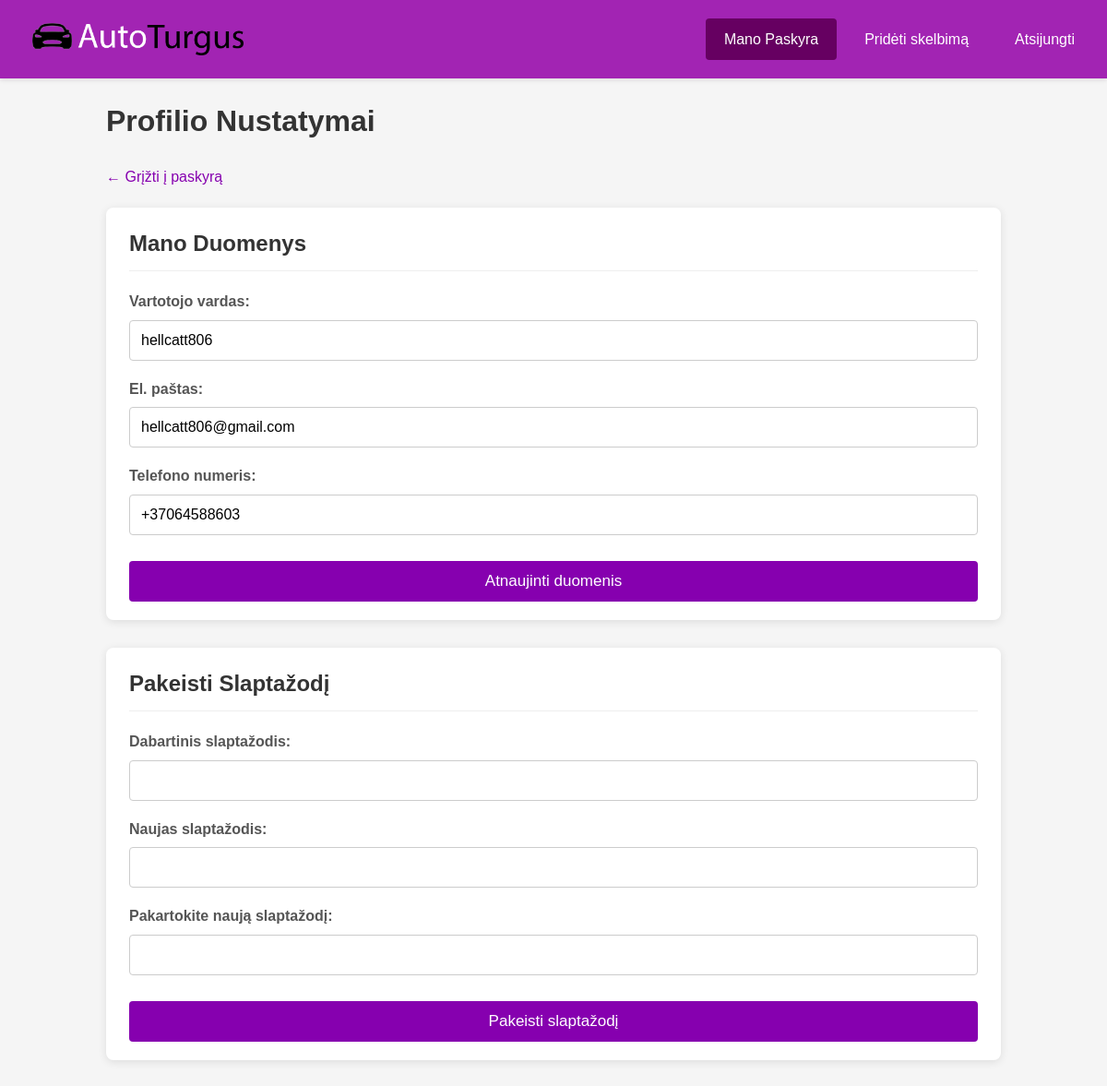
Screenshot of /pages/paskyra/profilis.php (signed in) with the database file from the repository.
### tables this page shows
CREATE TABLE `users` (
  `id` int(11) NOT NULL,
  `username` varchar(50) NOT NULL,
  `password` varchar(255) NOT NULL,
  `email` varchar(100) NOT NULL,
  `phone` varchar(20) NOT NULL,
  `created_at` timestamp NOT NULL DEFAULT current_timestamp()
);

### pages/paskyra/profilis.php (the view, shortened to what this page needs)
<?php
require_once '../../phpScript/config.php';
$user_id = $_SESSION['user_id'];
$stmt_user_data = $conn->prepare("SELECT username, email, phone FROM users WHERE id = ?");
$stmt_user_data->bind_param('i', $user_id);
$stmt_user_data->execute();
$result_user_data = $stmt_user_data->get_result();
$current_user_data = $result_user_data->fetch_assoc();
?>
<!DOCTYPE html>
<html lang="lt">
<head>
    <link rel="stylesheet" href="../../css/main.css">
    <link rel="stylesheet" href="../../css/paskyra.css">
    <link rel="stylesheet" href="../../css/register.css">
</head>
<body>
    <div class="user-menu">
        <div class="left">
            <a href="../../index.php"><img id="logo" src="../../img/logo.png" alt="logo"></a>
        </div>
        <div class="right">
            <a href="dashboard.php" class="active">Mano Paskyra</a>
            <a href="../naujas_skelbimas.php">Pridėti skelbimą</a>
            <a href="../../phpScript/logout.php" class="logout-btn">Atsijungti</a>
        </div>
    </div>
    <div class="container">
        <h1>Profilio Nustatymai</h1>
        <a href="dashboard.php" class="back-link" style="margin-bottom: 20px; display: inline-block;">&larr; Grįžti į paskyrą</a>
        <?php if (isset($current_user_data)): ?>
            <div class="profile-section">
                <h2>Mano Duomenys</h2>
                <form method="post" action="profilis.php">
                    <div class="form-group">
                        <label for="username_profile">Vartotojo vardas:</label>
                        <input type="text" id="username_profile" name="username" value="<?= htmlspecialchars($current_user_data['username'] ?? '') ?>" required minlength="3">
                    </div>
                    <div class="form-group">
                        <label for="email_profile">El. paštas:</label>
                        <input type="email" id="email_profile" name="email" value="<?= htmlspecialchars($current_user_data['email'] ?? '') ?>" required>
                    </div>
                    <div class="form-group">
                        <label for="phone_profile">Telefono numeris:</label>
                        <input type="tel" id="phone_profile" name="phone" value="<?= htmlspecialchars($current_user_data['phone'] ?? '') ?>" required placeholder="+370xxxxxxxx">
                    </div>
                    <button type="submit" name="update_profile_data" class="auth-btn">Atnaujinti duomenis</button>
                </form>
            </div>
            <div class="profile-section">
                <h2>Pakeisti Slaptažodį</h2>
                <form method="post" action="profilis.php">
                    <div class="form-group">
                        <label for="current_password">Dabartinis slaptažodis:</label>
                        <input type="password" id="current_password" name="current_password" required>
                    </div>
                    <div class="form-group">
                        <label for="new_password">Naujas slaptažodis:</label>
                        <input type="password" id="new_password" name="new_password" required minlength="8">
                    </div>
                    <div class="form-group">
                        <label for="confirm_new_password">Pakartokite naują slaptažodį:</label>
                        <input type="password" id="confirm_new_password" name="confirm_new_password" required minlength="8">
                    </div>
                    <button type="submit" name="update_password" class="auth-btn">Pakeisti slaptažodį</button>
                </form>
            </div>
        <?php else: ?>
            <div class="error-message">
                 <p>Nepavyko įkelti vartotojo duomenų. Prašome pabandyti vėliau.</p>
            </div>
        <?php endif; ?>
    </div>
</body>
</html>

### css/main.css (style rules this page uses)
body { font-family: 'Arial', sans-serif; line-height: 1.6; color: #333; background-color: #f5f5f5; margin: 0; padding: 0; }
.container { max-width: 1000px; margin: 20px auto; padding: 0 15px; box-sizing: border-box; }
.top-menu, .user-menu { background-color: #a224b3; padding: 15px; display: flex; justify-content: flex-end; flex-wrap: wrap; gap: 10px; box-shadow: 0 2px 5px rgba(0,0,0,0.1); align-items: center; }
.top-menu button, .user-menu a { background: none; border: none; color: white; font-size: 16px; padding: 10px 20px; cursor: pointer; border-radius: 4px; transition: background-color 0.3s; text-decoration: none; text-align: center; }
.top-menu button.active, .user-menu a.add-listing-btn, .user-menu a.right_lean, .user-menu a.active { background-color: #660061; }
.left { margin-right: auto; display: flex; align-items: center; }
.right { display: flex; align-items: center; gap: 10px; }
#logo { height: 35px; display: block; }

### css/paskyra.css (style rules this page uses)
.container .back-link { display: inline-block; margin-bottom: 20px; color: #8600af; text-decoration: none; font-size: 1em; font-weight: 500; }

### css/register.css (style rules this page uses)
.form-group { margin-bottom: 18px; }
.form-group label { display: block; margin-bottom: 7px; font-weight: bold; color: #555; }
.form-group input[type="text"], .form-group input[type="email"], .form-group input[type="tel"], .form-group input[type="password"] { width: 100%; padding: 12px; border: 1px solid #ccc; border-radius: 4px; box-sizing: border-box; font-size: 16px; }
.auth-btn { background-color: #8600af; color: white; border: none; padding: 12px 20px; border-radius: 4px; cursor: pointer; font-size: 17px; transition: background-color 0.3s; width: 100%; margin-top: 10px; box-sizing: border-box; }

### pages/paskyra/profilis.php (style rules this page uses)
.profile-section { background-color: #fff; padding: 20px 25px; border-radius: 8px; box-shadow: 0 2px 10px rgba(0,0,0,0.1); margin-bottom: 30px; }
.profile-section h2 { margin-top: 0; margin-bottom: 20px; border-bottom: 1px solid #eee; padding-bottom: 10px; }

### rows the page displays
users: username "hellcatt806", email "hellcatt806@gmail.com", phone "+37064588603"
